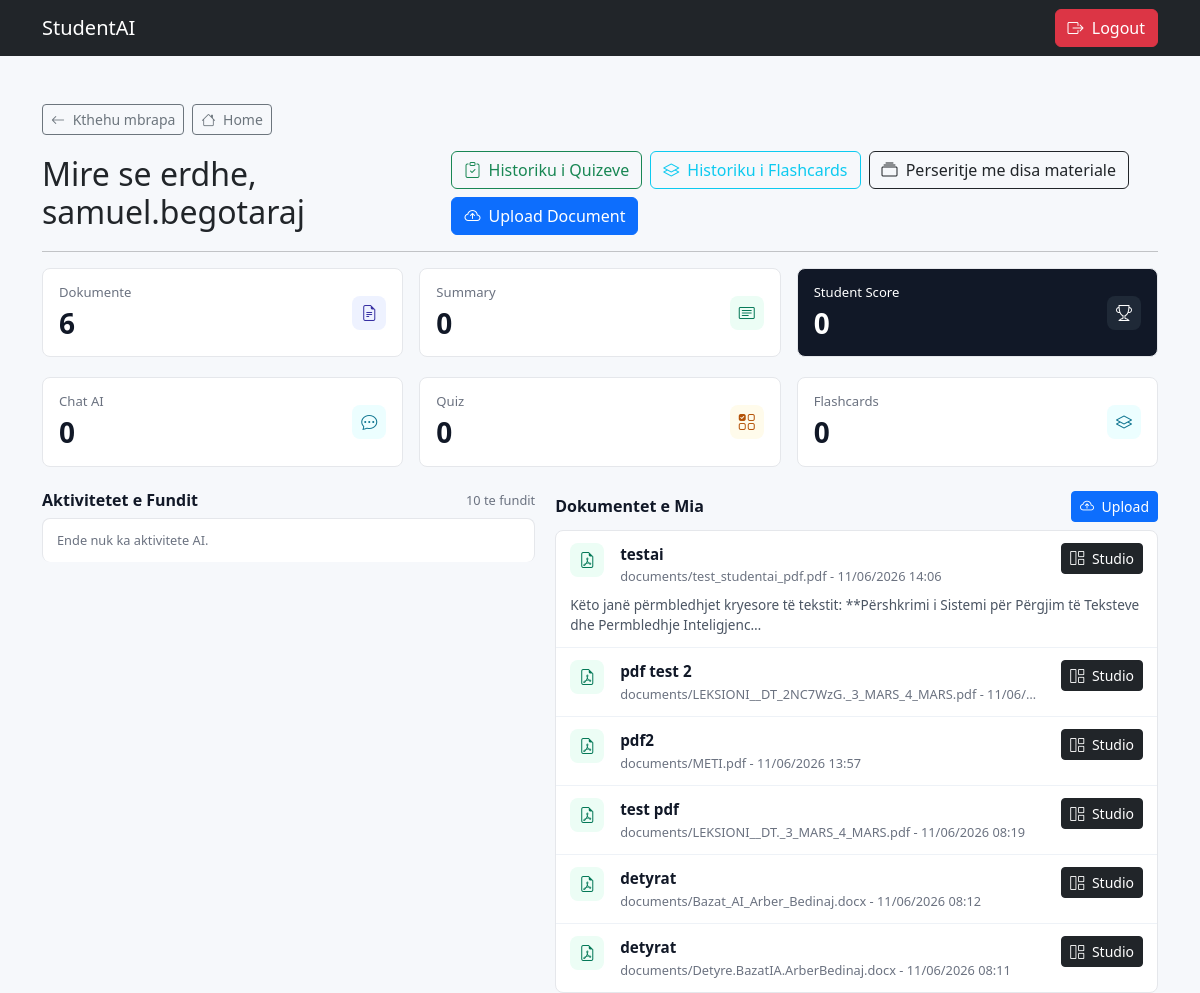
The app's page /dashboard/ (signed in), older data.
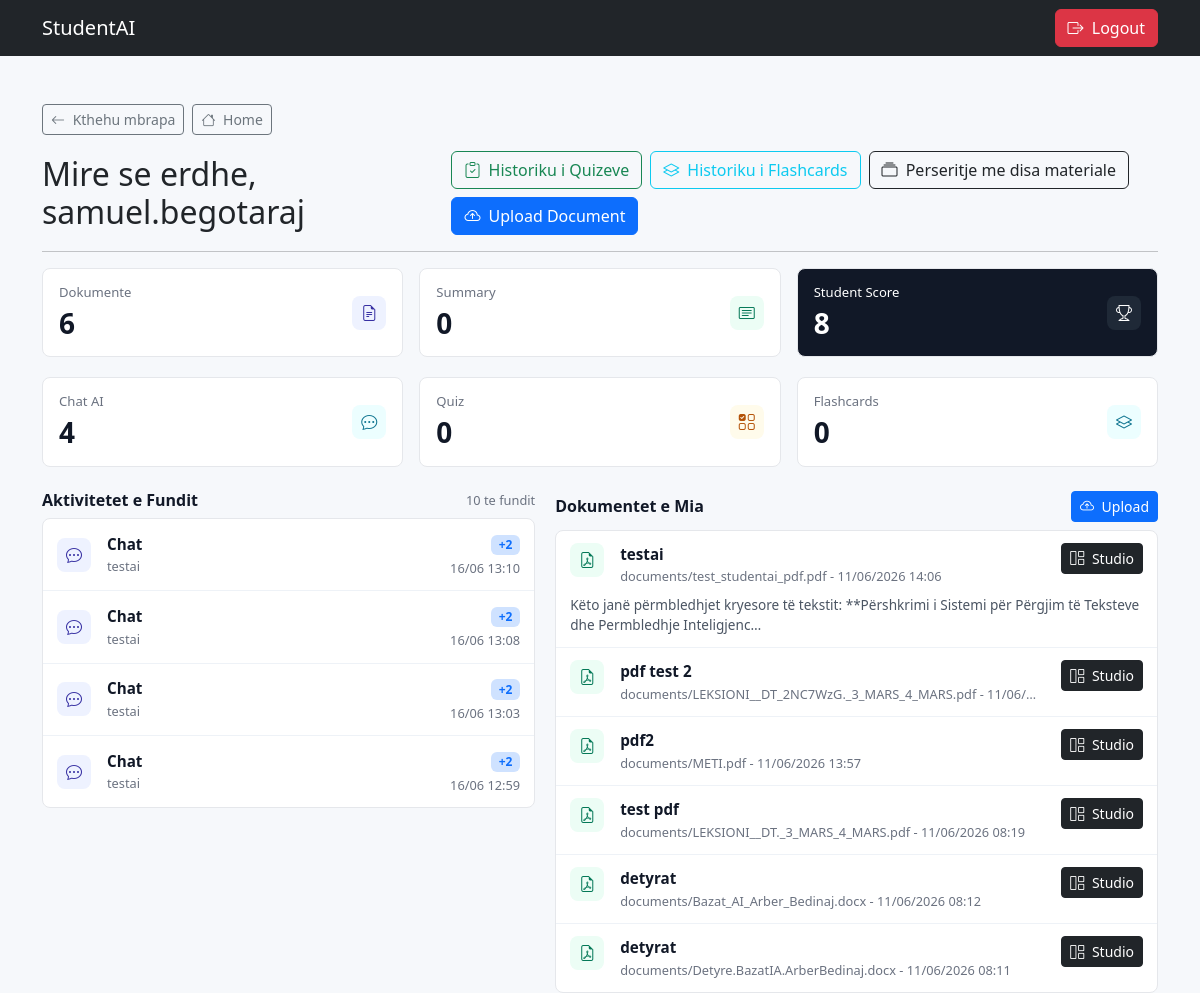
The same page, newer data.
### documents/models.py (models this page shows, shortened)
class Document(models.Model):
    title = models.CharField(max_length=255)
    file = models.FileField(
        upload_to='documents/'
    )
    uploaded_by = models.ForeignKey(
        User,
        on_delete=models.CASCADE
    )
    uploaded_at = models.DateTimeField(
        auto_now_add=True
    )
    summary = models.TextField(blank=True, null=True)
    extracted_text = models.TextField(blank=True, null=True)
    ai_processed = models.BooleanField(default=False)

class Activity(models.Model):
    ACTIVITY_TYPES = (
        ('summary', 'Summary'),
        ('chat', 'Chat'),
        ('quiz', 'Quiz'),
        ('flashcards', 'Flashcards'),
    )
    POINTS = {
        'summary': 5,
        'chat': 2,
        'quiz': 10,
        'flashcards': 5,
    }
    user = models.ForeignKey(
        User,
        on_delete=models.CASCADE,
        related_name='activities'
    )
    activity_type = models.CharField(
        max_length=20,
        choices=ACTIVITY_TYPES
    )
    document_title = models.CharField(max_length=255)
    points = models.PositiveIntegerField(default=0)
    created_at = models.DateTimeField(auto_now_add=True)

### accounts/views.py (the view)
# urls.py: path('dashboard/', dashboard, name='dashboard'),
@login_required(login_url='login')
def dashboard(request):
    documents = Document.objects.filter(
        uploaded_by=request.user
    ).order_by('-uploaded_at')
    activities = Activity.objects.filter(
        user=request.user
    ).order_by('-created_at')
    context = {
        'documents': documents,
        'documents_count': documents.count(),
        'quiz_attempts_count': QuizAttempt.objects.filter(user=request.user).count(),
        'flashcard_attempts_count': FlashcardAttempt.objects.filter(user=request.user).count(),
        'activities': activities[:10],
        'summary_count': activities.filter(activity_type='summary').count(),
        'chat_count': activities.filter(activity_type='chat').count(),
        'quiz_count': activities.filter(activity_type='quiz').count(),
        'flashcards_count': activities.filter(activity_type='flashcards').count(),
        'total_points': sum(activity.points for activity in activities),
    }
    return render(
        request,
        'accounts/dashboard.html',
        context
    )

### accounts/templates/accounts/dashboard.html (shortened to what this page needs)
<!DOCTYPE html>
<html>
<head>
    <link href="https://cdn.jsdelivr.net/npm/bootstrap@5.3.7/dist/css/bootstrap.min.css" rel="stylesheet">
    <link href="https://cdn.jsdelivr.net/npm/bootstrap-icons@1.11.3/font/bootstrap-icons.css" rel="stylesheet">
</head>
<body>
<nav class="navbar navbar-dark bg-dark">
    <div class="container">
        <span class="navbar-brand">
            StudentAI
        </span>
        <a href="{% url 'logout' %}" class="btn btn-danger">
            <i class="bi bi-box-arrow-right me-1"></i> Logout
        </a>
    </div>
</nav>
<main class="container mt-5">
    <div class="d-flex flex-wrap gap-2 mb-3">
        <button type="button" class="btn btn-outline-secondary btn-sm" onclick="history.back()">
            <i class="bi bi-arrow-left me-1"></i> Kthehu mbrapa
        </button>
        <a href="{% url 'home' %}" class="btn btn-outline-secondary btn-sm">
            <i class="bi bi-house me-1"></i> Home
        </a>
    </div>
    <div class="d-flex justify-content-between align-items-center gap-3">
        <h2 class="mb-0">
            Mire se erdhe, {{ request.user.username }}
        </h2>
        <div class="d-flex flex-wrap gap-2">
            <a href="{% url 'quiz_history' %}" class="btn btn-outline-success">
                <i class="bi bi-clipboard-check me-1"></i> Historiku i Quizeve
            </a>
            <a href="{% url 'flashcard_history' %}" class="btn btn-outline-info">
                <i class="bi bi-layers me-1"></i> Historiku i Flashcards
            </a>
            <a href="{% url 'multi_document_study' %}" class="btn btn-outline-dark">
                <i class="bi bi-collection me-1"></i> Perseritje me disa materiale
            </a>
            <a href="{% url 'upload_document' %}" class="btn btn-primary">
                <i class="bi bi-cloud-arrow-up me-1"></i> Upload Document
            </a>
        </div>
    </div>
    <hr>
    <div class="row g-3">
        <div class="col-md-4">
            <div class="card stat-card">
                <div class="card-body">
                    <div class="stat-content">
                        <div>
                            <h5>Dokumente</h5>
                            <h2>{{ documents_count }}</h2>
                        </div>
                        <span class="icon-badge"><i class="bi bi-file-earmark-text"></i></span>
                    </div>
                </div>
            </div>
        </div>
        <div class="col-md-4">
            <div class="card stat-card">
                <div class="card-body">
                    <div class="stat-content">
                        <div>
                            <h5>Summary</h5>
                            <h2>{{ summary_count }}</h2>
                        </div>
                        <span class="icon-badge success"><i class="bi bi-card-text"></i></span>
                    </div>
                </div>
            </div>
        </div>
        <div class="col-md-4">
            <div class="card stat-card score-card">
                <div class="card-body">
                    <div class="stat-content">
                        <div>
                            <h5>Student Score</h5>
                            <h2>{{ total_points }}</h2>
                        </div>
                        <span class="icon-badge dark"><i class="bi bi-trophy"></i></span>
                    </div>
                </div>
            </div>
        </div>
    </div>
    <div class="row g-3 mt-1">
        <div class="col-md-4">
            <div class="card stat-card">
                <div class="card-body">
                    <div class="stat-content">
                        <div>
                            <h5>Chat AI</h5>
                            <h2>{{ chat_count }}</h2>
                        </div>
                        <span class="icon-badge info"><i class="bi bi-chat-dots"></i></span>
                    </div>
                </div>
            </div>
        </div>
        <div class="col-md-4">
            <div class="card stat-card">
                <div class="card-body">
                    <div class="stat-content">
                        <div>
                            <h5>Quiz</h5>
                            <h2>{{ quiz_count }}</h2>
                        </div>
                        <span class="icon-badge warning"><i class="bi bi-ui-checks-grid"></i></span>
                    </div>
                </div>
            </div>
        </div>
        <div class="col-md-4">
            <div class="card stat-card">
                <div class="card-body">
                    <div class="stat-content">
                        <div>
                            <h5>Flashcards</h5>
                            <h2>{{ flashcards_count }}</h2>
                        </div>
                        <span class="icon-badge info"><i class="bi bi-layers"></i></span>
                    </div>
                </div>
            </div>
        </div>
    </div>
    <div class="dashboard-grid mt-4">
        <section>
            <div class="d-flex justify-content-between align-items-center mb-2">
                <h3 class="section-title mb-0">Aktivitetet e Fundit</h3>
                <span class="item-meta">10 te fundit</span>
            </div>
            {% if activities %}
                <div class="compact-panel">
                    {% for activity in activities %}
                        <div class="compact-row d-flex justify-content-between align-items-center gap-3">
                            <div class="d-flex align-items-center gap-3 min-w-0">
                                <span class="icon-badge">
                                    {% if activity.activity_type == 'chat' %}
                                        <i class="bi bi-chat-dots"></i>
                                    {% elif activity.activity_type == 'quiz' %}
                                        <i class="bi bi-ui-checks-grid"></i>
                                    {% elif activity.activity_type == 'flashcards' %}
                                        <i class="bi bi-layers"></i>
                                    {% else %}
                                        <i class="bi bi-card-text"></i>
                                    {% endif %}
                                </span>
                                <div class="min-w-0">
                                    <div class="item-title">
                                        {{ activity.get_activity_type_display }}
                                    </div>
                                    <div class="item-meta text-truncate" style="max-width: 280px;">
                                        {{ activity.document_title }}
                                    </div>
                                </div>
                            </div>
                            <div class="text-end flex-shrink-0">
                                <span class="badge bg-primary-subtle text-primary">+{{ activity.points }}</span>
                                <div class="item-meta mt-1">{{ activity.created_at|date:"d/m H:i" }}</div>
                            </div>
                        </div>
                    {% endfor %}
                </div>
            {% else %}
                <div class="compact-panel compact-row item-meta">
                    Ende nuk ka aktivitete AI.
                </div>
            {% endif %}
        </section>
        <section>
            <div class="d-flex justify-content-between align-items-center mb-2">
                <h3 class="section-title mb-0">Dokumentet e Mia</h3>
                <a href="{% url 'upload_document' %}" class="btn btn-primary btn-sm">
                    <i class="bi bi-cloud-arrow-up me-1"></i> Upload
                </a>
            </div>
            {% if documents %}
                <div class="compact-panel">
                    {% for document in documents %}
                        <div class="compact-row">
                            <div class="d-flex justify-content-between align-items-start gap-3">
                                <div class="d-flex align-items-start gap-3 min-w-0">
                                    <span class="icon-badge success"><i class="bi bi-file-earmark-pdf"></i></span>
                                    <div class="min-w-0">
                                        <div class="item-title text-truncate" style="max-width: 420px;">
                                            {{ document.title }}
                                        </div>
                                        <div class="item-meta text-truncate" style="max-width: 420px;">
                                            {{ document.file.name }} - {{ document.uploaded_at|date:"d/m/Y H:i" }}
                                        </div>
                                    </div>
                                </div>
                                <div class="d-flex align-items-center gap-2 flex-shrink-0">
                                    <a href="{% url 'document_study' document.id %}" class="btn btn-dark btn-sm">
                                        <i class="bi bi-grid-1x2 me-1"></i> Studio
                                    </a>
                                </div>
                            </div>
                            {% if document.summary %}
                                <p class="summary-preview">
                                    {{ document.summary|truncatechars:120 }}
                                </p>
                            {% endif %}
                        </div>
                    {% endfor %}
                </div>
            {% else %}
                <div class="compact-panel compact-row item-meta">
                    Nuk ke ngarkuar ende dokumente.
                </div>
            {% endif %}
        </section>
    </div>
</main>
</body>
</html>

### accounts/templates/accounts/dashboard.html (style rules this page uses)
body { background: #f6f8fb; }
.section-title { font-size: 1rem; font-weight: 700; color: #111827; }
.icon-badge { width: 34px; height: 34px; border-radius: 8px; display: inline-flex; align-items: center; justify-content: center; background: #eef2ff; color: #3730a3; flex: 0 0 auto; }
.icon-badge.success { background: #ecfdf5; color: #047857; }
.icon-badge.info { background: #ecfeff; color: #0e7490; }
.icon-badge.warning { background: #fffbeb; color: #b45309; }
.icon-badge.dark { background: #1f2937; color: #ffffff; }
.compact-panel { background: #ffffff; border: 1px solid #e5e7eb; border-radius: 8px; overflow: hidden; }
.compact-row { padding: 12px 14px; border-bottom: 1px solid #eef2f7; }
.compact-row:last-child { border-bottom: 0; }
.item-title { font-size: 0.95rem; font-weight: 700; color: #111827; margin-bottom: 2px; }
.item-meta { font-size: 0.8rem; color: #6b7280; }
.summary-preview { font-size: 0.85rem; color: #4b5563; margin: 8px 0 0; }
.dashboard-grid { display: grid; grid-template-columns: minmax(0, 0.9fr) minmax(0, 1.1fr); gap: 20px; }
.stat-card { border: 1px solid #e5e7eb; border-radius: 8px; }
.stat-card h5 { font-size: 0.82rem; color: #6b7280; margin-bottom: 6px; }
.stat-card h2 { font-size: 1.75rem; font-weight: 800; color: #111827; margin-bottom: 0; }
.stat-content { display: flex; align-items: center; justify-content: space-between; gap: 12px; }
.score-card { background: #111827; color: #ffffff; }
.score-card h5, .score-card h2 { color: #ffffff; }

Row changes from the older to the newer data that the page shows:
added Activity: activity_type "Chat", document_title "testai", points "2", created_at "16/06 13:10"
added Activity: activity_type "Chat", document_title "testai", points "2", created_at "16/06 13:08"
added Activity: activity_type "Chat", document_title "testai", points "2", created_at "16/06 13:03"
added Activity: activity_type "Chat", document_title "testai", points "2", created_at "16/06 12:59"
Text that changed along with them:
{{ total_points }}: "0" → "8"
{{ chat_count }}: "0" → "4"
text no longer shown: "Ende nuk ka aktivitete AI."
